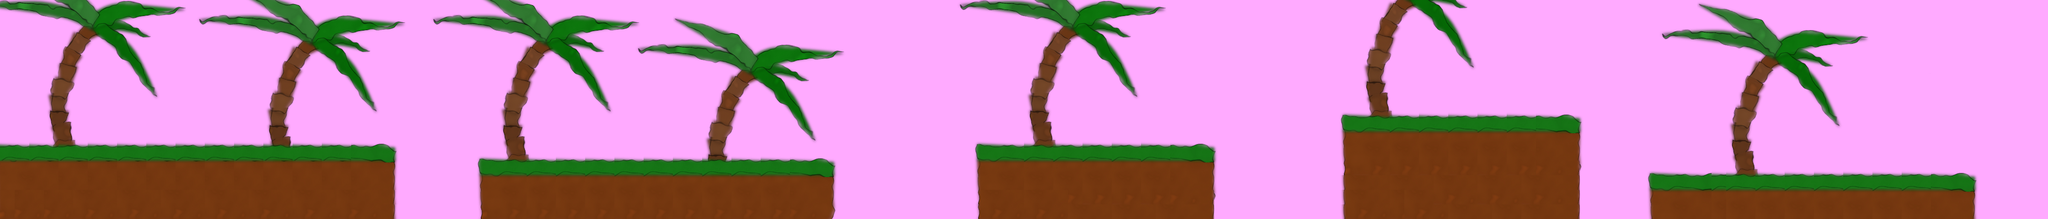

A 2D game scene composited from a Tiled map and its tileset images. What follows is a short description and the map's XML, with each tile layer's data collapsed to a summary:
An orthogonal 140x15 tile map with 32x32 px tiles, 2 tile layers (Camada de Tiles 1, Camada de Tiles 2).

<map version="1.0" orientation="orthogonal" width="140" height="15" tilewidth="32" tileheight="32" backgroundcolor="#ffaaff">
 <tileset firstgid="1" name="tileBlur" tilewidth="32" tileheight="32">
  <image source="cocoBlur.png" width="667" height="500" />
 </tileset>
 <layer name="Camada de Tiles 1" width="140" height="15">
  <data>[2100 cells, 706 non-empty, 114 distinct tile ids]</data>
 </layer>
 <layer name="Camada de Tiles 2" width="140" height="15">
  <data>[2100 cells, 695 non-empty, 37 distinct tile ids]</data>
 </layer>
</map>
